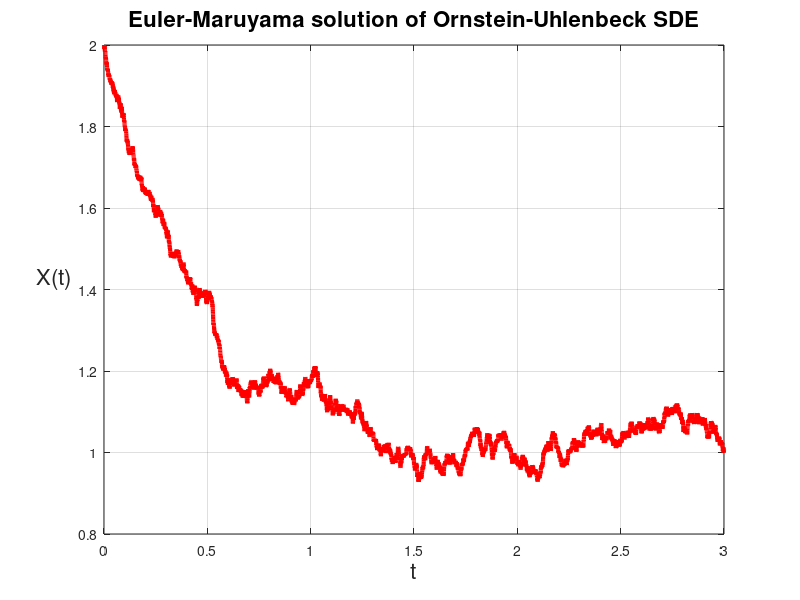

The MATLAB script that drew this image:
function ou_euler_maruyama ( theta, mu, sigma, x0, tmax, n, r, seed )

%*****************************************************************************80
%
%% OU_EULER_MARUYAMA applies Euler-Maruyama to the Ornstein-Uhlenbeck SDE.
%
%  Discussion:
%
%    The stochastic differential equation (SDE) is:
%
%      dx = theta * ( mu - x(t) ) dt + sigma dW,   
%      x(0) = x0,
%
%    The discretized Brownian path uses a constant stepsize.
%
%    A "large" time step DT_LARGE is used for the smooth portion of the
%    equation, while a smaller time step DT_SMALL is used for the
%    discretized Brownian path.  We take R small steps to equal one 
%    large step, so that:
%
%      dt_large = r * dt_small = tmax / n
%
%    For an SDE of the form:
%
%      dx = f(x(t)) dt + g(x(t)) dW(t)
%
%    the Euler-Maruyama method has the form:
%
%      x(j) = x(j-1) + f(X(j-1)) * dt_large + g(X(j-1)) * dW(j-1)
%
%    where dW(j-1) is approximated by the sum of R normal random values
%    multiplied by the square root of DT_SMALL.
%
%    Note that if SIGMA is zero, the problem becomes deterministic,
%    with solution
%
%      x(t) = mu + ( x0 - mu ) * exp ( - theta * t )
%
%  Licensing:
%
%    This code is distributed under the GNU LGPL license.
%
%  Modified:
%
%    18 January 2013
%
%  Author:
%
%    John Burkardt
%
%  Reference:
%
%    Desmond Higham,
%    An Algorithmic Introduction to Numerical Simulation of
%    Stochastic Differential Equations,
%    SIAM Review,
%    Volume 43, Number 3, September 2001, pages 525-546
%
%  Parameters:
%
%    Input, real THETA, MU, SIGMA, the value of problem parameters.
%
%    Input, real X0, the initial condition.  When studying many
%    realizations of this problem, it is usual for X0 to be chosen
%    from a normal distribution.
%
%    Input, real TMAX, the final time.
%
%    Input, integer N, the number of large scale time steps.
%
%    Input, integer R, the number of small scale time steps per single
%    large scale time step.
%
%    Input, integer SEED, a seed for the random number generator.
%
  fprintf ( 1, '\n' );
  fprintf ( 1, 'OU_EULER_MARUYAMA:\n' );
  fprintf ( 1, '  MATLAB version\n' );
  fprintf ( 1, '  Use an Euler-Maruyama method to approximate the solution of\n' );
  fprintf ( 1, '  the Ornstein-Uhlenbeck stochastic differential equation:\n' );
  fprintf ( 1, '\n' );
  fprintf ( 1, '    d x(t) = theta * ( mu - x(t) ) dt + sigma dW\n' );
  fprintf ( 1, '\n' );
  fprintf ( 1, '  with initial condition x(0) = x0.\n' );

  if ( nargin < 1 )
    theta = 2.0;
    fprintf ( 1, '\n' );
    fprintf ( 1, '  Using default decay rate THETA = %g\n', theta );
  end

  if ( nargin < 2 )
    mu = 1.0;
    fprintf ( 1, '\n' );
    fprintf ( 1, '  Using default mean MU = %g\n', mu );
  end

  if ( nargin < 3 )
    sigma = 0.15;
    fprintf ( 1, '\n' );
    fprintf ( 1, '  Using default variance SIGMA = %g\n', sigma );
  end

  if ( nargin < 4 )
    x0 = 2.0;
    fprintf ( 1, '\n' );
    fprintf ( 1, '  Using default initial value X0 = %g\n', x0 );
  end

  if ( nargin < 5 )
    tmax = 3.0;
    fprintf ( 1, '\n' );
    fprintf ( 1, '  Using default final time TMAX = %g\n', tmax );
  end 

  if ( nargin < 6 )
    n = 10000;
    fprintf ( 1, '\n' );
    fprintf ( 1, '  Using default number of large timesteps N = %d\n', n );
  end

  if ( nargin < 7 )
    r = 8;
    fprintf ( 1, '\n' );
    fprintf ( 1, '  Using default ratio of small to large timesteps R = %d\n', r );
  end

  if ( nargin < 8 )
    seed = 123456789;
    fprintf ( 1, '\n' );
    fprintf ( 1, '  Using default value of random SEED = %d\n', seed );
  end
%
%  Initialize the random number generator.
%  The following way to initialize the random number generator 
%  may not be available in older versions of MATLAB.
%
  rng ( seed )
%
%  Set time steps.
%
  dt_large = tmax / n;
  dt_small = tmax / n / r;
%
%  Carry out the Euler-Maruyama approximate integration process.
%
  t = linspace ( 0, tmax, n + 1 );
  x = zeros ( 1, n + 1 );

  x(1) = x0;
  for j = 1 : n
    dw = sqrt ( dt_small ) * randn ( 1, r );
    x(j+1) = x(j) + dt_large * theta * ( mu - x(j) ) + sigma * sum ( dw(1:r) );
  end
%
%  Plot the approximate solution.
%
  plot ( t, x, 'r-', 'LineWidth', 3 )
  xlabel ( 't', 'FontSize', 16 )
  ylabel ( 'X(t)', 'FontSize', 16, 'Rotation', 0, 'HorizontalAlignment', 'right' )
  title ( 'Euler-Maruyama solution of Ornstein-Uhlenbeck SDE', 'FontSize', 16 )
  grid on

  filename = 'ou_euler_maruyama.png';
  print ( '-dpng', filename )
  fprintf ( 1, '\n' );
  fprintf ( 1, '  Plot saved as "%s"\n', filename );

  return
end
